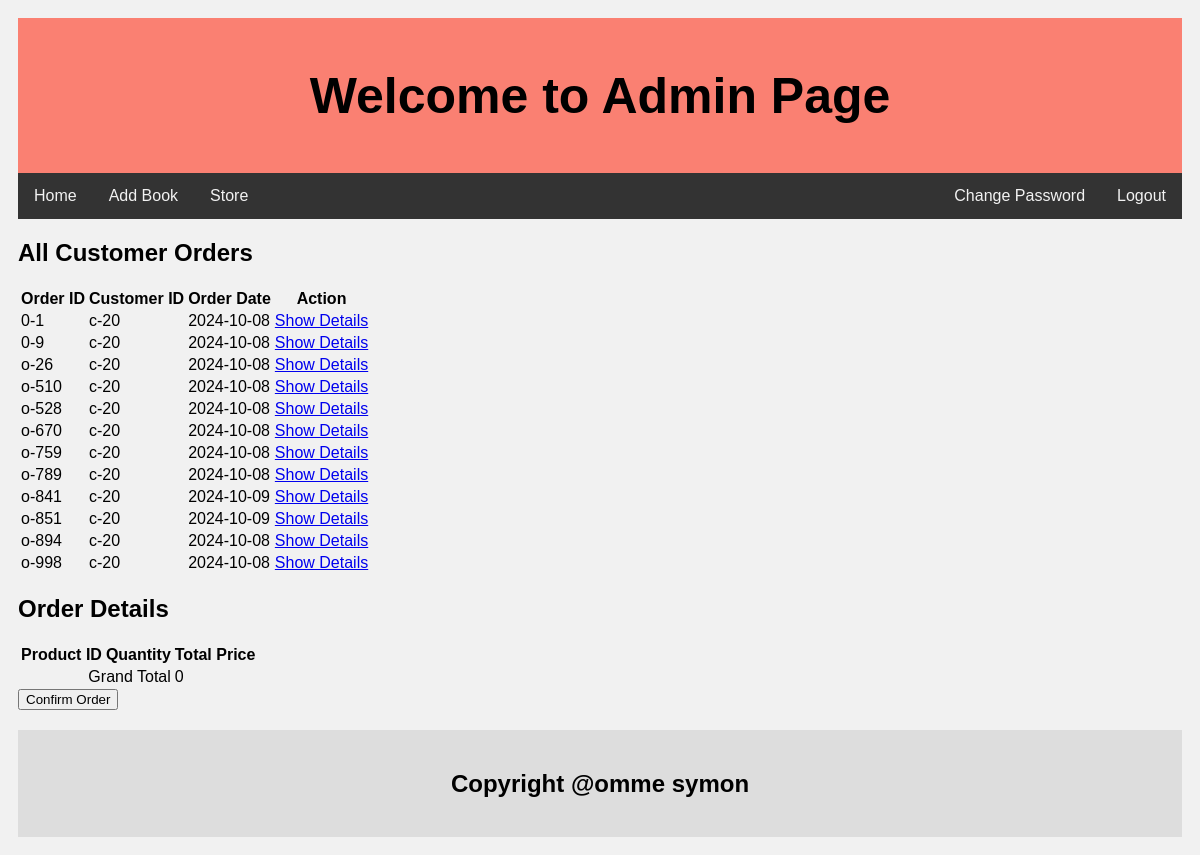
The app's page /admin/corder.php?action=show&id=0-1 (signed in) with its own data.
### tables this page shows
CREATE TABLE `customer_order` (
  `order_id` varchar(20) NOT NULL,
  `customer_id` varchar(10) DEFAULT NULL,
  `order_date` date DEFAULT NULL,
  `status` int(11) DEFAULT NULL
);

### admin/corder.php (the view, shortened to what this page needs)
<!DOCTYPE html>
<html>
<head>
</head>
<body>
<div class="header">
    <h1>Welcome to Admin Page</h1>
</div>
<div class="topnav">
    <a href="home.php">Home</a>
    <a href="addbook.php">Add Book</a>
    <a href="store.php">Store</a>
    <a href="?sign=out" style="float:right">Logout</a>
    <a href="#" style="float:right">Change Password</a>
</div>
<div class="container">
    <h2>All Customer Orders</h2>
    <?php
    include("../connection.php");
    $sql = "SELECT * FROM customer_order WHERE status = 0";
    $r = mysqli_query($con, $sql);
    echo "<table id='customers'>";
    echo "<tr>
        <th>Order ID</th>
        <th>Customer ID</th>
        <th>Order Date</th>
        <th>Action</th>
    </tr>";
    while ($row = mysqli_fetch_array($r)) {
        $oid = $row['order_id'];
        $cid = $row['customer_id'];
        $odate = $row['order_date'];
        echo "<tr>
            <td>$oid</td>
            <td>$cid</td>
            <td>$odate</td>
            <td><a href='corder.php?action=show&id=$oid'>Show Details</a></td>
        </tr>";
    }
    echo "</table>";
    ?>
    <?php
    if (isset($_GET['action']) && $_GET['action'] == 'show') {
        echo "<h2>Order Details</h2>";
        echo "<table id='customers'>
        <tr>
            <th>Product ID</th>
            <th>Quantity</th>
            <th>Total Price</th>
        </tr>";
        $gtotal = 0;
        echo "<tr><td colspan='2' align='right'>Grand Total</td><td>$gtotal</td></tr>";
        echo "</table>";
    }
    ?>
</div>
<form action='corder.php' method='post'>
    <div class="row">
        <input type="submit" value="Confirm Order" name="corder">
    </div>
</form>
<div class="footer">
    <h2>Copyright @omme symon</h2>
</div>
</body>
</html>

### admin/corder.php (style rules this page uses)
* { box-sizing: border-box; }
body { font-family: Arial; padding: 10px; background: #f1f1f1; }
.header { padding: 15px; text-align: center; background: salmon; }
.header h1 { font-size: 50px; }
.topnav { overflow: hidden; background-color: #333; }
.topnav a { float: left; display: block; color: #f2f2f2; text-align: center; padding: 14px 16px; text-decoration: none; }
.footer { padding: 20px; text-align: center; background: #ddd; margin-top: 20px; }

### records on screen
customer_order: order_id "0-1", customer "c-20", order_date "2024-10-08"
customer_order: order_id "0-9", customer "c-20", order_date "2024-10-08"
customer_order: order_id "o-26", customer "c-20", order_date "2024-10-08"
customer_order: order_id "o-510", customer "c-20", order_date "2024-10-08"
customer_order: order_id "o-528", customer "c-20", order_date "2024-10-08"
customer_order: order_id "o-670", customer "c-20", order_date "2024-10-08"
customer_order: order_id "o-759", customer "c-20", order_date "2024-10-08"
customer_order: order_id "o-789", customer "c-20", order_date "2024-10-08"
customer_order: order_id "o-841", customer "c-20", order_date "2024-10-09"
customer_order: order_id "o-851", customer "c-20", order_date "2024-10-09"
customer_order: order_id "o-894", customer "c-20", order_date "2024-10-08"
customer_order: order_id "o-998", customer "c-20", order_date "2024-10-08"

### other values on screen
$gtotal "0"
